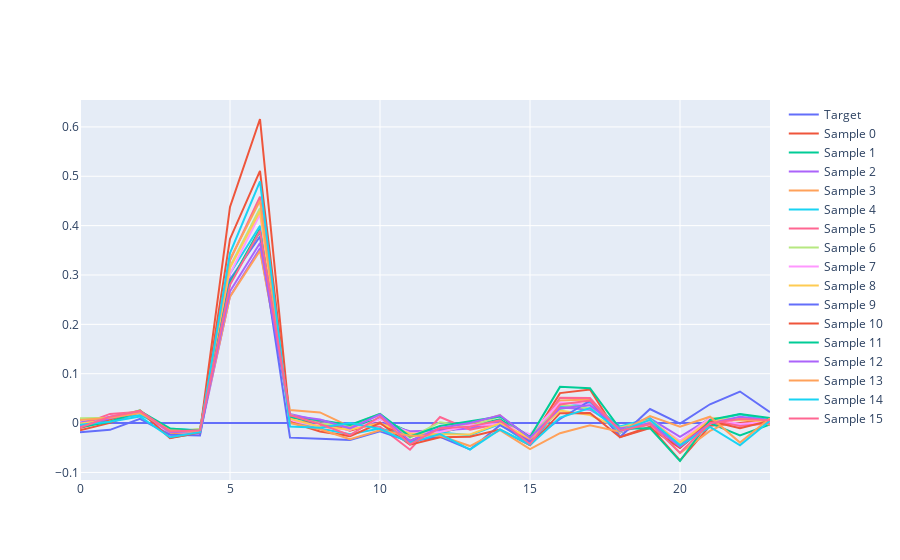

The code cell stored with this chart in its notebook:
### Code cell
batch_index = 4
traces = []
traces.append({"y": sample_target.cpu().numpy()[batch_index], "name": "Target"})
for i, sample in enumerate(samples):
    traces.append({"y": sample[batch_index], "name": f"Sample {i}"})

go.Figure(data=traces)
